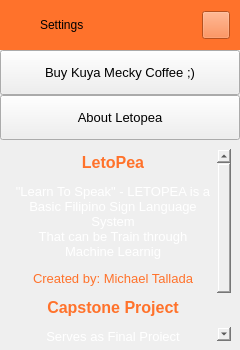
        <widget class="QFrame" name="extraLeftBox">
         <property name="minimumSize">
          <size>
           <width>0</width>
           <height>0</height>
          </size>
         </property>
         <property name="maximumSize">
          <size>
           <width>0</width>
           <height>16777215</height>
          </size>
         </property>
         <property name="frameShape">
          <enum>QFrame::NoFrame</enum>
         </property>
         <property name="frameShadow">
          <enum>QFrame::Raised</enum>
         </property>
         <layout class="QVBoxLayout" name="extraColumLayout">
          <property name="spacing">
           <number>0</number>
          </property>
          <property name="leftMargin">
           <number>0</number>
          </property>
          <property name="topMargin">
           <number>0</number>
          </property>
          <property name="rightMargin">
           <number>0</number>
          </property>
          <property name="bottomMargin">
           <number>0</number>
          </property>
          <item>
           <widget class="QFrame" name="extraTopBg">
            <property name="minimumSize">
             <size>
              <width>0</width>
              <height>50</height>
             </size>
            </property>
            <property name="maximumSize">
             <size>
              <width>16777215</width>
              <height>50</height>
             </size>
            </property>
            <property name="styleSheet">
             <string notr="true">background-color: rgb(255, 114, 43);</string>
            </property>
            <property name="frameShape">
             <enum>QFrame::NoFrame</enum>
            </property>
            <property name="frameShadow">
             <enum>QFrame::Raised</enum>
            </property>
            <layout class="QVBoxLayout" name="verticalLayout_5">
             <property name="spacing">
              <number>0</number>
             </property>
             <property name="leftMargin">
              <number>0</number>
             </property>
             <property name="topMargin">
              <number>0</number>
             </property>
             <property name="rightMargin">
              <number>0</number>
             </property>
             <property name="bottomMargin">
              <number>0</number>
             </property>
             <item>
              <layout class="QGridLayout" name="extraTopLayout">
               <property name="leftMargin">
                <number>10</number>
               </property>
               <property name="rightMargin">
                <number>10</number>
               </property>
               <property name="horizontalSpacing">
                <number>10</number>
               </property>
               <property name="verticalSpacing">
                <number>0</number>
               </property>
               <item row="0" column="0">
                <widget class="QFrame" name="extraIcon">
                 <property name="minimumSize">
                  <size>
                   <width>20</width>
                   <height>0</height>
                  </size>
                 </property>
                 <property name="maximumSize">
                  <size>
                   <width>20</width>
                   <height>20</height>
                  </size>
                 </property>
                 <property name="frameShape">
                  <enum>QFrame::NoFrame</enum>
                 </property>
                 <property name="frameShadow">
                  <enum>QFrame::Raised</enum>
                 </property>
                </widget>
               </item>
               <item row="0" column="2">
                <widget class="QPushButton" name="extraCloseColumnBtn">
                 <property name="minimumSize">
                  <size>
                   <width>28</width>
                   <height>28</height>
                  </size>
                 </property>
                 <property name="maximumSize">
                  <size>
                   <width>28</width>
                   <height>28</height>
                  </size>
                 </property>
                 <property name="cursor">
                  <cursorShape>PointingHandCursor</cursorShape>
                 </property>
                 <property name="toolTip">
                  <string>Close left box</string>
                 </property>
                 <property name="text">
                  <string/>
                 </property>
                 <property name="icon">
                  <iconset resource="resources.qrc">
                   <normaloff>:/icons/images/icons/icon_close.png</normaloff>:/icons/images/icons/icon_close.png</iconset>
                 </property>
                 <property name="iconSize">
                  <size>
                   <width>20</width>
                   <height>20</height>
                  </size>
                 </property>
                </widget>
               </item>
               <item row="0" column="1">
                <widget class="QLabel" name="extraLabel">
                 <property name="minimumSize">
                  <size>
                   <width>150</width>
                   <height>0</height>
                  </size>
                 </property>
                 <property name="text">
                  <string>Settings</string>
                 </property>
                </widget>
               </item>
              </layout>
             </item>
            </layout>
           </widget>
          </item>
          <item>
           <widget class="QFrame" name="extraContent">
            <property name="frameShape">
             <enum>QFrame::NoFrame</enum>
            </property>
            <property name="frameShadow">
             <enum>QFrame::Raised</enum>
            </property>
            <layout class="QVBoxLayout" name="verticalLayout_12">
             <property name="spacing">
              <number>0</number>
             </property>
             <property name="leftMargin">
              <number>0</number>
             </property>
             <property name="topMargin">
              <number>0</number>
             </property>
             <property name="rightMargin">
              <number>0</number>
             </property>
             <property name="bottomMargin">
              <number>0</number>
             </property>
             <item alignment="Qt::AlignTop">
              <widget class="QFrame" name="extraTopMenu">
               <property name="frameShape">
                <enum>QFrame::NoFrame</enum>
               </property>
               <property name="frameShadow">
                <enum>QFrame::Raised</enum>
               </property>
               <layout class="QVBoxLayout" name="verticalLayout_11">
                <property name="spacing">
                 <number>0</number>
                </property>
                <property name="leftMargin">
                 <number>0</number>
                </property>
                <property name="topMargin">
                 <number>0</number>
                </property>
                <property name="rightMargin">
                 <number>0</number>
                </property>
                <property name="bottomMargin">
                 <number>0</number>
                </property>
                <item>
                 <widget class="QPushButton" name="btn_share">
                  <property name="sizePolicy">
                   <sizepolicy hsizetype="Expanding" vsizetype="Fixed">
                    <horstretch>0</horstretch>
                    <verstretch>0</verstretch>
                   </sizepolicy>
                  </property>
                  <property name="minimumSize">
                   <size>
                    <width>0</width>
                    <height>45</height>
                   </size>
                  </property>
                  <property name="font">
                   <font>
                    <pointsize>10</pointsize>
                    <italic>false</italic>
                    <bold>false</bold>
                   </font>
                  </property>
                  <property name="cursor">
                   <cursorShape>PointingHandCursor</cursorShape>
                  </property>
                  <property name="layoutDirection">
                   <enum>Qt::LeftToRight</enum>
                  </property>
                  <property name="styleSheet">
                   <string notr="true">background-image: url(:/icons/images/icons/cil-share-boxed.png);</string>
                  </property>
                  <property name="text">
                   <string>Buy Kuya Mecky Coffee ;)</string>
                  </property>
                 </widget>
                </item>
                <item>
                 <widget class="QPushButton" name="btn_more">
                  <property name="sizePolicy">
                   <sizepolicy hsizetype="Expanding" vsizetype="Fixed">
                    <horstretch>0</horstretch>
                    <verstretch>0</verstretch>
                   </sizepolicy>
                  </property>
                  <property name="minimumSize">
                   <size>
                    <width>0</width>
                    <height>45</height>
                   </size>
                  </property>
                  <property name="font">
                   <font>
                    <pointsize>10</pointsize>
                    <italic>false</italic>
                    <bold>false</bold>
                   </font>
                  </property>
                  <property name="cursor">
                   <cursorShape>PointingHandCursor</cursorShape>
                  </property>
                  <property name="layoutDirection">
                   <enum>Qt::LeftToRight</enum>
                  </property>
                  <property name="styleSheet">
                   <string notr="true">background-image: url(:/icons/images/icons/cil-layers.png);</string>
                  </property>
                  <property name="text">
                   <string>About Letopea</string>
                  </property>
                 </widget>
                </item>
               </layout>
              </widget>
             </item>
             <item>
              <widget class="QFrame" name="extraCenter">
               <property name="frameShape">
                <enum>QFrame::NoFrame</enum>
               </property>
               <property name="frameShadow">
                <enum>QFrame::Raised</enum>
               </property>
               <layout class="QVBoxLayout" name="verticalLayout_10">
                <item>
                 <widget class="QTextEdit" name="textEdit">
                  <property name="minimumSize">
                   <size>
                    <width>222</width>
                    <height>0</height>
                   </size>
                  </property>
                  <property name="styleSheet">
                   <string notr="true">background: transparent;</string>
                  </property>
                  <property name="frameShape">
                   <enum>QFrame::NoFrame</enum>
                  </property>
                  <property name="readOnly">
                   <bool>true</bool>
                  </property>
                  <property name="html">
                   <string>&lt;!DOCTYPE HTML PUBLIC &quot;-//W3C//DTD HTML 4.0//EN&quot; &quot;http://www.w3.org/TR/REC-html40/strict.dtd&quot;&gt;
&lt;html&gt;&lt;head&gt;&lt;meta name=&quot;qrichtext&quot; content=&quot;1&quot; /&gt;&lt;meta charset=&quot;utf-8&quot; /&gt;&lt;style type=&quot;text/css&quot;&gt;
p, li { white-space: pre-wrap; }
&lt;/style&gt;&lt;/head&gt;&lt;body style=&quot; font-family:'Segoe UI'; font-size:10pt; font-weight:400; font-style:normal;&quot;&gt;
&lt;p align=&quot;center&quot; style=&quot; margin-top:12px; margin-bottom:12px; margin-left:0px; margin-right:0px; -qt-block-indent:0; text-indent:0px;&quot;&gt;&lt;span style=&quot; font-size:12pt; font-weight:700; color:#ff722b;&quot;&gt;LetoPea&lt;/span&gt;&lt;/p&gt;
&lt;p align=&quot;center&quot; style=&quot; margin-top:12px; margin-bottom:12px; margin-left:0px; margin-right:0px; -qt-block-indent:0; text-indent:0px;&quot;&gt;&lt;span style=&quot; color:#ffffff;&quot;&gt;&amp;quot;Learn To Speak&amp;quot; - LETOPEA is a Basic Filipino Sign Language System &lt;br /&gt;That can be Train through Machine Learnig&lt;/span&gt;&lt;/p&gt;
&lt;p align=&quot;center&quot; style=&quot; margin-top:12px; margin-bottom:12px; margin-left:0px; margin-right:0px; -qt-block-indent:0; text-indent:0px;&quot;&gt;&lt;span style=&quot; color:#ff722b;&quot;&gt;Created by: Michael Tallada&lt;/span&gt;&lt;/p&gt;
&lt;p align=&quot;center&quot; style=&quot; margin-top:12px; margin-bottom:12px; margin-left:0px; margin-right:0px; -qt-block-indent:0; text-indent:0px;&quot;&gt;&lt;span style=&quot; font-size:12pt; font-weight:600; color:#ff722b;&quot;&gt;Capstone Project&lt;/span&gt;&lt;/p&gt;
&lt;p align=&quot;center&quot; style=&quot; margin-top:12px; margin-bottom:12px; margin-left:0px; margin-right:0px; -qt-block-indent:0; text-indent:0px;&quot;&gt;&lt;span style=&quot; color:#ffffff;&quot;&gt;Serves as Final Project&lt;/span&gt;&lt;/p&gt;
&lt;p align=&quot;center&quot; style=&quot; margin-top:12px; margin-bottom:12px; margin-left:0px; margin-right:0px; -qt-block-indent:0; text-indent:0px;&quot;&gt;&lt;span style=&quot; color:#ffffff;&quot;&gt;Cavite State University - Silang Campus&lt;/span&gt;&lt;/p&gt;&lt;/body&gt;&lt;/html&gt;</string>
                  </property>
                 </widget>
                </item>
               </layout>
              </widget>
             </item>
             <item>
              <widget class="QFrame" name="extraBottom">
               <property name="frameShape">
                <enum>QFrame::NoFrame</enum>
               </property>
               <property name="frameShadow">
                <enum>QFrame::Raised</enum>
               </property>
              </widget>
             </item>
            </layout>
           </widget>
          </item>
         </layout>
        </widget>
